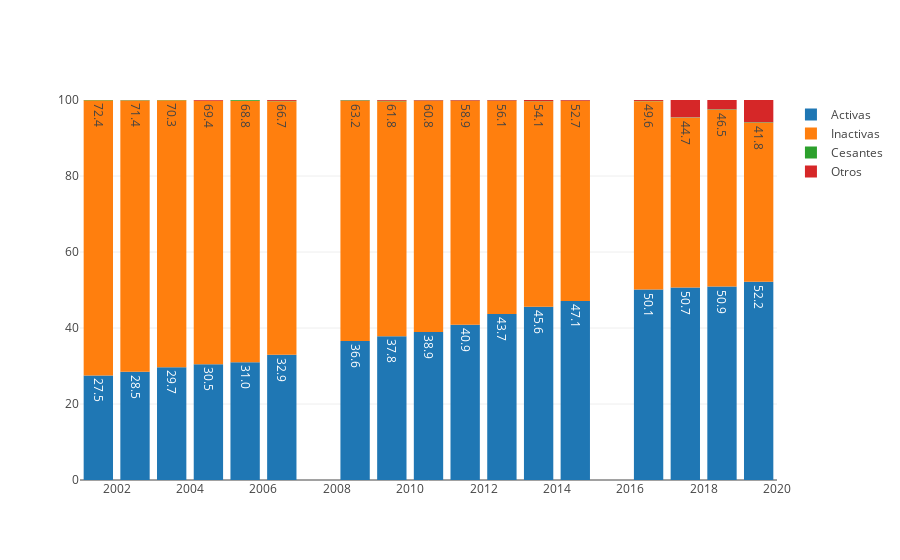

The cell this chart's notebook holds for it:
### Code cell
fig = go.Figure()
for c in activ_mama.caem.unique():
    # texto = str(round(activ_mama.loc[activ_mama.caem==c, 'propm'].to_list()[0]))
    fig.add_trace(go.Bar(x=activ_mama.loc[activ_mama.caem==c, 'aniof'],
                  y=activ_mama.loc[activ_mama.caem==c, 'propm'],
                         xperiod='M12',
                         name = c,
                         text= activ_mama.loc[activ_mama.caem==c, 'propm'],
                         textposition='auto',
                         texttemplate="%{text:.1f}"
                ),)

fig.update_layout(barmode='relative',
                  template='none')
fig.update_xaxes(
    rangebreaks=[
        dict(values=['2007-01-01 00:00:00', '2015-01-01 00:00:00'])
    ]
)

fig.update_yaxes(range=[0,100])
fig.write_image('resultados/img/04_caem.jpeg')
fig.show()
